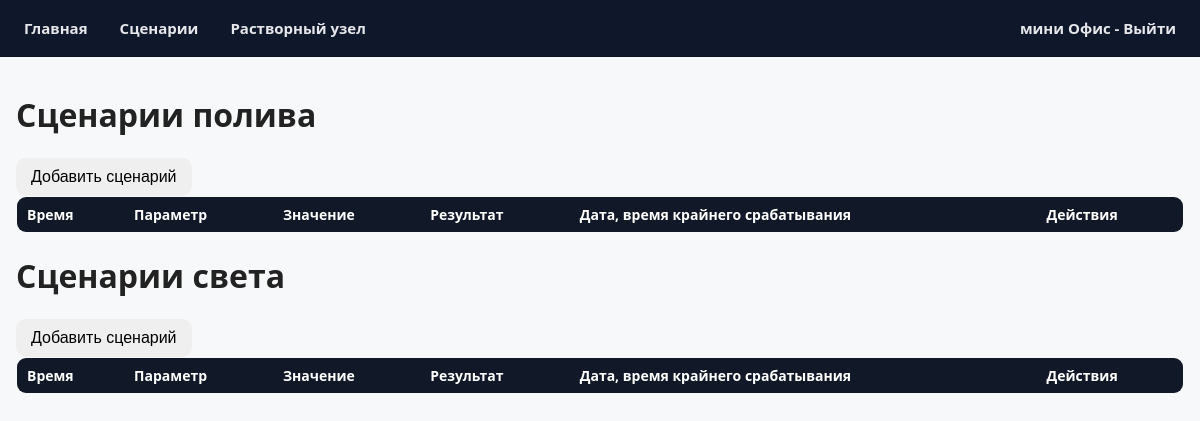
The page /scenarios (signed in) on the database as committed earlier.
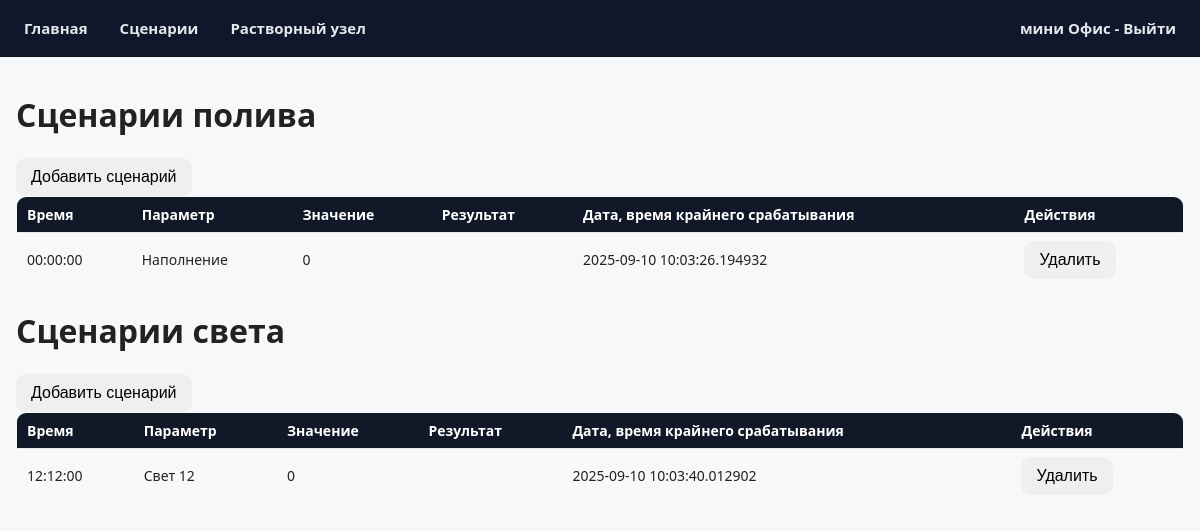
The same page on the database as committed later.
### app/models.py (models this page shows, shortened)
class Scenario(db.Model):
    id = db.Column(db.Integer, primary_key=True)
    type = db.Column(db.String(64), nullable=False)
    time = db.Column(db.Time, nullable=False)
    parameter = db.Column(db.String(64), nullable=False)
    value = db.Column(db.String(64), nullable=False)
    result = db.Column(db.String(64))
    last_execution = db.Column(db.DateTime, default=datetime.utcnow)

### app/routes.py (the view)
@bp.route('/scenarios')
@login_required
def scenarios():
    irrigation_scenarios = Scenario.query.filter_by(type='Полив').order_by(Scenario.time).all()
    light_scenarios = Scenario.query.filter_by(type='Свет').order_by(Scenario.time).all()
    return render_template('scenarios.html',
                           irrigation_scenarios=irrigation_scenarios,
                           light_scenarios=light_scenarios,
                           title='Сценарии')

### app/models.py (called while the page is built)
@login.user_loader
def load_user(id):
    return User.query.get(int(id))

### app/templates/scenarios.html (shortened to what this page needs)
{% extends "base.html" %}
{% block content %}
<div class="main-wrapper">
    <div class="container">
        <div class="row">
            <div class="col">
                <h1>Сценарии полива</h1>
                {% if current_user.username == 'admin' %}
                    <button class="btn btn-primary" onclick="openAddScenarioModal('Полив')">Добавить сценарий</button>
                {% endif %}
                <table class="table">
                    <thead>
                        <tr>
                            <th>Время</th>
                            <th>Параметр</th>
                            <th>Значение</th>
                            <th>Результат</th>
                            <th>Дата, время крайнего срабатывания</th>
                            <th>Действия</th>
                        </tr>
                    </thead>
                    <tbody id="irrigation-scenarios">
                        {% for scenario in irrigation_scenarios %}
                        <tr>
                            <td>{{ scenario.time }}</td>
                            <td>{{ scenario.parameter }}</td>
                            <td>{{ scenario.value }}</td>
                            <td>{{ scenario.result }}</td>
                            <td>{{ scenario.last_execution }}</td>
                            <td>{% if current_user.username == 'admin' %}
                                <button class="btn btn-danger" onclick="deleteScenario({{ scenario.id }}, 'Полив')">Удалить</button>
                            {% endif %}</td>
                        </tr>
                        {% endfor %}
                    </tbody>
                </table>
            </div>
            <div class="col">
                <h1>Сценарии света</h1>
                {% if current_user.username == 'admin' %}
                    <button class="btn btn-primary" onclick="openAddScenarioModal('Свет')">Добавить сценарий</button>
                {% endif %}
                <table class="table">
                    <thead>
                        <tr>
                            <th>Время</th>
                            <th>Параметр</th>
                            <th>Значение</th>
                            <th>Результат</th>
                            <th>Дата, время крайнего срабатывания</th>
                            <th>Действия</th>
                        </tr>
                    </thead>
                    <tbody id="light-scenarios">
                        {% for scenario in light_scenarios %}
                        <tr>
                            <td>{{ scenario.time }}</td>
                            <td>{{ scenario.parameter }}</td>
                            <td>{{ scenario.value }}</td>
                            <td>{{ scenario.result }}</td>
                            <td>{{ scenario.last_execution }}</td>
                            <td>{% if current_user.username == 'admin' %}
                                <button class="btn btn-danger" onclick="deleteScenario({{ scenario.id }}, 'Свет')">Удалить</button>
                            {% endif %}</td>
                        </tr>
                        {% endfor %}
                    </tbody>
                </table>
            </div>
        </div>
    </div>
</div>
{% endblock %}

### app/templates/base.html (shortened to what this page needs)
<!DOCTYPE html>
<html lang="ru">
<head>
    <link rel="stylesheet" href="{{ url_for('static', filename='styles/dashboard.css') }}">
    <link rel="stylesheet" type="text/css" href="https://cdn.datatables.net/1.11.5/css/jquery.dataTables.css">
</head>
<body>
    <nav>
        <ul>
            <li><a href="{{ url_for('main.index') }}">Главная</a></li>
            <li><a href="{{ url_for('main.scenarios') }}">Сценарии</a></li>
            <li><a href="{{ url_for('main.mixing_parameters') }}">Растворный узел</a></li>
            <li><a href="{{ url_for('main.logout') }}">мини Офис - Выйти</a></li>
        </ul>
    </nav>
    <div class="content">
        {% block content %}{% endblock %}
    </div>
</body>
</html>

### app/static/styles/dashboard.css (style rules this page uses)
:root { --primary: #28a745; --primary-hover: #2fba51; --text: #222; --muted: #6b7280; --bg: #f6f8f9; --card-bg: #ffffff; --border: #e5e7eb; --shadow: 0 6px 24px rgba(0,0,0,.06); --radius: 14px; }
* { box-sizing:border-box }
html,body { height:100% }
body { margin:0; font-family:system-ui,-apple-system,Segoe UI,Roboto,Ubuntu,Cantarell,"Helvetica Neue",Arial,"Noto Sans","Apple Color Emoji","Segoe UI Emoji","Segoe UI Symbol"; color:var(--text); background:var(--bg); }
.content { padding: 88px 16px 24px; }
.container { padding:0; background:none; box-shadow:none; border-radius:0; }
.table { width:100%; border-collapse:collapse; font-size:14px; border:1px solid var(--border); border-radius:10px; overflow:hidden; }
.table th, .table td { padding:8px 10px; border-bottom:1px solid var(--border); }
.table th { background:#111827; color:#fff; text-align:left; font-weight:600; }
.table tr:last-child td { border-bottom:none; }
nav { position:fixed; top:0; left:0; right:0; background:#0f172a; border-bottom:1px solid #0b1220; backdrop-filter:saturate(180%) blur(6px); z-index:1000; }
nav ul { display:flex; align-items:center; gap:8px; margin:0; padding:8px 12px; list-style:none; overflow-x:auto; -webkit-overflow-scrolling:touch; scrollbar-width:none; }
nav ul li { flex:0 0 auto; }
nav ul li:last-child { margin-left:auto; }
nav ul li a { position:relative; display:inline-flex; align-items:center; gap:8px; padding:10px 12px; border-radius:10px; color:#e5e7eb; text-decoration:none; font-weight:600; font-size:15px; transition:background .15s,color .15s; white-space:nowrap; overflow:hidden; text-overflow:ellipsis; }
nav ul li a::after { content:""; position:absolute; left:10px; right:10px; bottom:6px; height:2px; background:#22c55e; border-radius:2px; transform:scaleX(0); transform-origin:left; transition:transform .2s ease; pointer-events:none; }
.content { padding-top:72px; }
.status-button, .btn { display:inline-flex; align-items:center; justify-content:center; gap:8px; padding:10px 14px; border-radius:10px; border:1px solid transparent; font-size:16px; line-height:1; cursor:pointer; transition:background .15s, box-shadow .2s, transform .02s, border-color .15s, color .15s; }

Rows that differ between the two databases and show on the page:
added Scenario: time "00:00:00", parameter "Наполнение", value "0", last_execution "2025-09-10 10:03:26.194932", shown under "Сценарии полива"
added Scenario: time "12:12:00", parameter "Свет 12", value "0", last_execution "2025-09-10 10:03:40.012902", shown under "Сценарии света"
